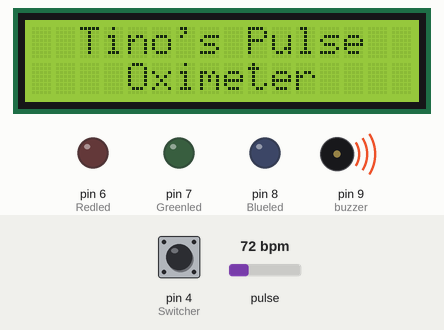
The sketch below on a simulated Arduino Nano, built with avr-gcc and run on an emulated ATmega328P. On the bench: 16×2 character LCD, output pins drawn as LEDs (lit = HIGH), buzzer (waves = sounding). The inputs (shaded band) are chosen by the test bench; at power-on: pin 4 (Switcher) HIGH, pulse 72 bpm. WiFi joins after 1.5 s; servers stay silent unless stated; pins used as bus, display or sensor lines are not drawn; what the sketch prints to the serial monitor is not drawn.

Above: at 9.2 s.
10.4 s: pin 4 (Switcher) pulled LOW for 0.15 s
At 11.07 s:
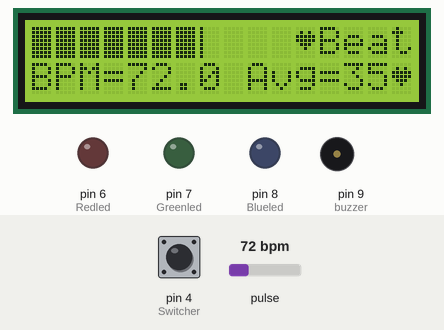
11.1 s: pin 4 (Switcher) pulled LOW for 1 s
At 13.1 s:
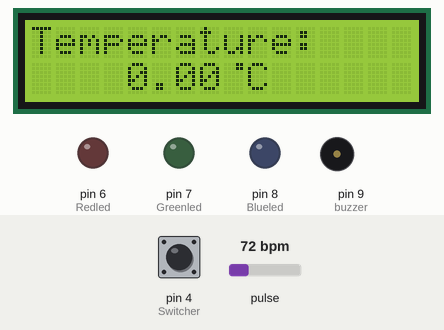
15.1 s: pin 4 (Switcher) pulled LOW for 0.15 s
At 15.7 s:
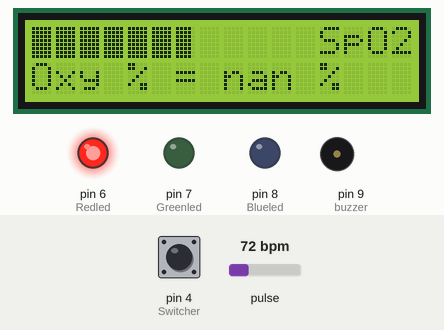
15.8 s: pin 4 (Switcher) pulled LOW for 3.2 s
At 15.99 s:
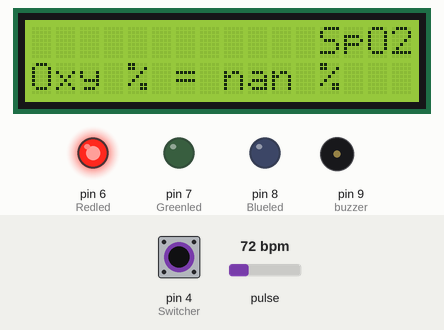
19.6 s: pulse set to 101 bpm
At 20.11 s:
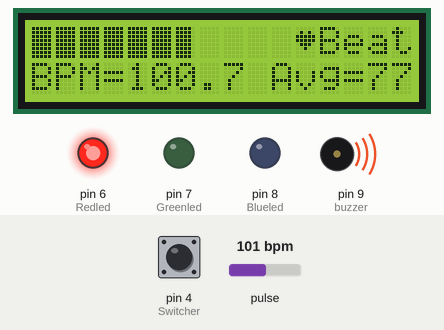
22.1 s: pulse set to 42 bpm
At 24.1 s:
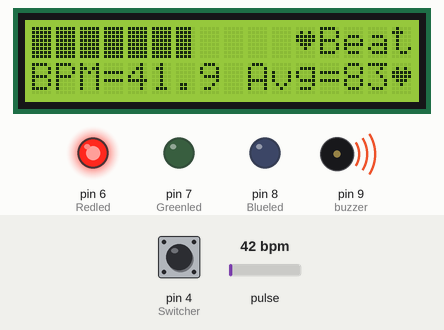
Timing chart, 0 to 25.7 s (numbered marks = the images above; inputs shaded):
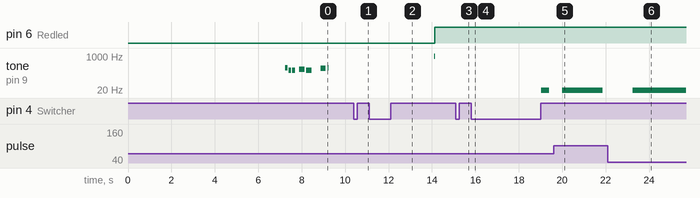

The sketch:

nanyoxiometer-blynklm35.ino
```cpp
#include <EEPROM.h>
#include <LiquidCrystal_I2C.h>
#include <LM35.h>
#include <Wire.h>
#include "MAX30105.h"
#include "DHT.h"
#include "heartRate.h"
#include "pitches.h"
#include <BlynkSimpleSerialBLE.h>

#if defined(ARDUINO) && ARDUINO >= 100
#define printByte(args)  write(args);
#else
#define printByte(args)  print(args,BYTE);
#endif

#define BLYNK_AUTH_TOKEN            "6MfEtDlx9u8BbE08egKwpoEFPsZG54hU"
//#define BLYNK_PRINT Serial
#define REPORTING_PERIOD_MS 1000 // frequency of updates sent to blynk app in ms
#define TIMEOUT 30 //Time out second to sleep
//#define WAKEUP_SLEEP GPIO_NUM_33
#define TIMETOBOOT 3000 // wait for this time(msec) to output SpO2
#define SCALE 88.0 //adjust to display heart beat and SpO2 in the same scale
#define SAMPLING 1 //if you want to see heart beat more precisely , set SAMPLING to 1
#define FINGER_ON 30000 // if red signal is lower than this , it indicates your finger is not on the sensor
#define MINIMUM_SPO2 80.0
#define USEFIFO

#define Switcher 4
#define RESET 2
#define Redled 6
#define Greenled 7
#define Blueled 8
#define buzzer  9

//  ------------------------------------------------------------------------------
//  global Variables  global Variables  global Variables  global Variables  global
//  ------------------------------------------------------------------------------
char auth[] = BLYNK_AUTH_TOKEN;
byte lcdNumCols = 16; // -- number of columns in the LCD
byte lcdLine = 2; // -- number of line in the LCD
int barCols = 8;
int lastButtonState = 1;
long unsigned int lastPress;
int debounceTime = 20;
unsigned long previousMillis = 0;
unsigned long currentMillis;
unsigned long interval = 1000.0;
int view = 1;  int viewResult = 1;
int clicksCounter = 0;   // counter for the number of button presse

//  ------------------------------------------------------------------------------
//  Inits Object  Inits Object  Inits Object  Inits Object  Inits Object  Inits Ob
//  ------------------------------------------------------------------------------
LiquidCrystal_I2C lcd(0x27,lcdNumCols,lcdLine); //0x3f is address for I2C
BlynkTimer timer;
LM35 temp(A6);
MAX30105 particleSensor;
void initSpO2sensor()
{
  while (!particleSensor.begin(Wire, I2C_SPEED_FAST)) //Use default I2C port, 400kHz speed
  {
    char errMsg="MAX30102 was not found. Please check wiring/power. ";
    Serial.println(errMsg);
    lcd.print(errMsg);
    //delay (1000);
  }
  //Setup to sense a nice looking saw tooth on the plotter
  byte ledBrightness = 0x7F; //Options: 0=Off to 255=50mA
  byte sampleAverage = 4; //Options: 1, 2, 4, 8, 16, 32
  byte ledMode = 2; //Options: 1 = Red only, 2 = Red + IR, 3 = Red + IR + Green
  //Options: 1 = IR only, 2 = Red + IR on MH-ET LIVE MAX30102 board
  int sampleRate = 200; //Options: 50, 100, 200, 400, 800, 1000, 1600, 3200
  int pulseWidth = 411; //Options: 69, 118, 215, 411
  int adcRange = 16384; //Options: 2048, 4096, 8192, 16384
  // Set up the wanted parameters
  particleSensor.setup(ledBrightness, sampleAverage, ledMode, sampleRate, pulseWidth, adcRange); //Configure sensor with these settings
  particleSensor.enableDIETEMPRDY();
}
//  ------------------------------------------------------------------------------
//  bitmap  bitmap  bitmap  bitmap  bitmap  bitmap  bitmap  bitmap  bitmap  bitmap
//  ------------------------------------------------------------------------------
int prevValue = 0;
byte lastFullChars = 0;
byte first[8]   = { B10000, B10000, B10000, B10000, B10000, B10000, B10000, 16};
byte second[8]  = { B11000, B11000, B11000, B11000, B11000, B11000, B11000, 24};
byte third[8]   = { B11100, B11100, B11100, B11100, B11100, B11100, B11100, 28};
byte fourth[8]  = { B11110, B11110, B11110, B11110, B11110, B11110, B11110, 30};
byte full[8]    = { B11111, B11111, B11111, B11111, B11111, B11111, B11111, 31};
byte degree[8]  = {0b00011,0b00011,0b00000,0b00000,0b00000,0b00000,0b00000,0b00000};
byte smile[8]    = {B00000,B00000,B01010,B00000,B10001,B01110,B00000,B00000};
byte mod[8]      = {B00000,B00000,B01010,B00000,B11111,B00000,B00000,B00000};
byte sad[8]      = {B00000,B00000,B01010,B00000,B01110,B10001,B00000,B00000};
uint8_t heart[8]= {0x0,0xa,0x1f,0x1f,0xe,0x4,0x0};

//  ------------------------------------------------------------------------------
//  Heart Rate  Heart Rate  Heart Rate  Heart Rate  Heart Rate  Heart Rate  Heart
//  ------------------------------------------------------------------------------
const byte RATE_SIZE = 4; //Increase this for more averaging. 4 is good.
byte rates[RATE_SIZE]; //Array of heart rates
byte rateSpot = 0;
long lastBeat = 0; //Time at which the last beat occurred
float beatsPerMinute;
int beatAvg;
float HB_ROM;
//  ------------------------------------------------------------------------------
//  EspO2  EspO2  EspO2  EspO2  EspO2  EspO2  EspO2  EspO2  EspO2  EspO2  EspO2
//  ------------------------------------------------------------------------------
int i = 0;
int32_t bufferLength = 100; //buffer length of 100 stores 4 seconds of samples running at 25sps,calculate SpO2 by this sampling interval
double avered = 0; double aveir = 0;
double sumirrms = 0;
double sumredrms = 0;
double ESpO2 = 95.0;//initial value of estimated SpO2
float ESpO2_ROM;
double FSpO2 = 0.7; //filter factor for estimated SpO2
double frate = 0.95; //low pass filter for IR/red LED value to eliminate AC component
float ir_forGraph;
float red_forGraph;
//  ------------------------------------------------------------------------------
//  temperature  temperature  temperature  temperature  temperature  temperature
//  ------------------------------------------------------------------------------
float Temperature;
float Temp_ROM;
//  ------------------------------------------------------------------------------
//  Buzzer Tone  Buzzer Tone  Buzzer Tone  Buzzer Tone  Buzzer Tone  Buzzer Tone
//  ------------------------------------------------------------------------------
// notes in the melody:
int melody[] = {
  NOTE_C4, NOTE_G3, NOTE_G3, NOTE_A3, NOTE_G3, 0, NOTE_B3, NOTE_C4
};
// beep sound
#define BOOTSOUND 440 //Hz
#define BLIPSOUND 440*2 //Hz A

// note durations: 4 = quarter note, 8 = eighth note, etc.:
int noteDurations[] = {  4, 8, 8, 4, 4, 4, 4, 4 };
//  ------------------------------------------------------------------------------
//  Blynk Functions  Blynk Functions  Blynk Functions  Blynk Functions  Blynk Func
//  ------------------------------------------------------------------------------
// This function is called every time the Virtual Pin 0 state changes
BLYNK_WRITE(V0)
{
  // Set incoming value from pin V0 to a variable
  int value = param.asInt();

  // Update state
  Blynk.virtualWrite(V1, value);
}

// This function is called every time the device is connected to the Blynk.Cloud
BLYNK_CONNECTED()
{
  // Change Web Link Button message to "Congratulations!"
  Blynk.setProperty(V2, "url", "https://static-image.nyc3.cdn.digitaloceanspaces.com/general/fte/congratulations.png");
  Blynk.syncAll();
}
// This function sends Arduino's uptime every second to Virtual Pin 2.
void myTimerEvent()
{
  // You can send any value at any time.
  // Please don't send more that 10 values per second.
  Blynk.virtualWrite(V3, beatAvg);
  Blynk.virtualWrite(V4, ESpO2);
  Blynk.virtualWrite(V5, Temperature);
}

void setup()
{
  digitalWrite(RESET, HIGH);
  ESpO2 = readEEPROM();
  //Temperature = EEPROM.read(6);
  pinMode(Switcher, INPUT_PULLUP);
  pinMode(Greenled,OUTPUT);
  pinMode(Redled,OUTPUT);
  pinMode(Blueled,OUTPUT);
  pinMode(buzzer, OUTPUT);
  pinMode(RESET, OUTPUT);
  digitalWrite(Greenled,LOW);
  digitalWrite(Redled,LOW);
  Serial.begin(9600);
  int mytimeout = millis() / 1000;
  Blynk.begin(Serial,auth);
  /*while(!(millis() / 1000) > mytimeout + 8){
     Blynk.begin(Serial,auth);
  }*/
  timer.setInterval(1000L, myTimerEvent);
  Serial.println("Waiting for connections...");
  lcd.init();
  lcd.backlight();
  // Initialize sensor
  initSpO2sensor();
  flash_loading();
}


unsigned long timePress = 0;
unsigned long timePressLimit = 0;
int clicks = 0;
void loop()
{
  if (Blynk.connected()) {    // If BLE is connected...
     Blynk.run();
     timer.run();
  }
  int buttonState = digitalRead(Switcher);
  if (buttonState != lastButtonState) {
    lcd.clear();
  }

  if(millis() - lastPress > debounceTime)
  {
    if(buttonState == 1 && lastButtonState ==0)
    {
      lastPress = millis();Serial.println("Button Pressed Once");lastButtonState = 1;
      lcd.clear();
      if (view < 3)       //Page counter never higher than 3 (total of pages)
        view++;                   //Go to next page
      else if ((view < 1) || view >= 3)
        view = 1;
    }
    else if(buttonState == 0 && lastButtonState == 1)//if button pressed and released last change
    {
      lastButtonState = 0;
      clicksCounter++;
      if(clicksCounter >= 2 && millis() - lastPress < interval/2){
        Serial.println("Button Pressed twice");     //Double Press Action
        for (int i = 0 ; i < EEPROM.length() ; i++) {
          EEPROM.write(i, 0);
        }
        digitalWrite(RESET, LOW);
        clicksCounter = 0;
      }
    }
  }

  uint32_t ir, red , green;
  double fred, fir;
  double SpO2 = 0; //raw SpO2 before low pass filtered
  particleSensor.check(); //Check the sensor, read up to 3 samples
  while (particleSensor.available())
  {
    red = particleSensor.getFIFOIR();
    ir = particleSensor.getFIFORed();
    i++;    fred = (double)red;fir = (double)ir;
    avered = avered * frate + (double)red * (1.0 - frate);//average red level by low pass filter
    aveir = aveir * frate + (double)ir * (1.0 - frate); //average IR level by low pass filter
    sumredrms += (fred - avered) * (fred - avered); //square sum of alternate component of red level
    sumirrms += (fir - aveir) * (fir - aveir);//square sum of alternate component of IR level
    heartrate(red);
    if ((i % SAMPLING) == 0) {//slow down graph plotting speed for arduino Serial plotter by thin out
      if ( millis() > TIMETOBOOT) {
        ir_forGraph = (2.0 * fir - aveir) / aveir * SCALE;
        red_forGraph = (2.0 * fred - avered) / avered * SCALE;
        //trancation for Serial plotter's autoscaling
        if ( ir_forGraph > 100.0) ir_forGraph = 100.0;
        if ( ir_forGraph < MINIMUM_SPO2) ir_forGraph = MINIMUM_SPO2;
        if ( red_forGraph > 100.0 ) red_forGraph = 100.0;
        if ( red_forGraph < MINIMUM_SPO2 ) red_forGraph = MINIMUM_SPO2;
        if (ir < FINGER_ON){
          digitalWrite(Blueled, LOW);
          digitalWrite(Redled, LOW);
          digitalWrite(Greenled,LOW);
          ESpO2_ROM = ESpO2;
          writeEEPROM(&ESpO2_ROM);
          HB_ROM = beatAvg;
          writeEEPROM(&HB_ROM);
          //Temp_ROM = Temperature;
          //writeEEPROM(&Temp_ROM);

          if(ESpO2 == 0) {
            lcd.setCursor(0,1);lcd.print("Put your finger!");
            tone(buzzer,BOOTSOUND,8);
          }else {
            noTone(buzzer);
            lastResult(currentMillis);
          }
          break;
        }
        if(ir > FINGER_ON)
        {
          updateView();
          if(ESpO2 < 70){
            digitalWrite(Blueled, HIGH);
            digitalWrite(Redled, LOW);
            digitalWrite(Greenled,LOW);
          }else if(ESpO2 >= 90 && Temperature < 37){
            digitalWrite(Blueled, LOW);
            digitalWrite(Redled,LOW);
            digitalWrite(Greenled,HIGH);
          }else if(((ESpO2 < 90) && (ESpO2 >= 70))|| Temperature >= 37){
            digitalWrite(Blueled, LOW);
            digitalWrite(Greenled,LOW);
            digitalWrite(Redled,HIGH);
          }
        }
      }
    }
    if ((i % bufferLength) == 0) {
      double R = (sqrt(sumredrms) / avered) / (sqrt(sumirrms) / aveir);
      // Serial.println(R);
      SpO2 = -23.3 * (R - 0.4) + 100; //http://ww1.microchip.com/downloads/jp/AppNotes/00001525B_JP.pdf
      ESpO2 = FSpO2 * ESpO2 + (1.0 - FSpO2) * SpO2;//low pass filter
      //  Serial.print(SpO2);Serial.print(",");Serial.println(ESpO2);
      sumredrms = 0.0; sumirrms = 0.0; i = 0;
      break;
    }
    particleSensor.nextSample(); //We're finished with this sample so move to next sample
   //Serial.println(SpO2);
  }
}

void writeEEPROM(float *data)
{
 byte ByteArray[4];
 memcpy(ByteArray, data, 4);
 for(int x = 0; x < 4; x++)
   EEPROM.write(x, ByteArray[x]);
}

float readEEPROM()
{
  float ESpO2 = 85.0;
  byte ByteArray[4];
  for(int x = 0; x < 4; x++)
    ByteArray[x] = EEPROM.read(x);
  memcpy(&ESpO2, ByteArray, 4);
  return ESpO2;
}


void updateView()
{
  unsigned long currentMillis = millis();
  switch (view) {
    case 1:
      tone(buzzer,BLIPSOUND - (100.0 - ESpO2) * 10.0,5); //when SpO2=80% BLIPSOUND drops 200Hz to indicate anormaly
      lcd.setCursor(0,0);
      drawValue( ir_forGraph, 100);// -- draw bar graph from the analog value (ir/16384)
      lcd.setCursor(12,0);
      lcd.print("SpO2");
      lcd.setCursor(0,1);
      lcd.print("Oxy % = ");
      lcd.print(ESpO2);
      lcd.print(" % ");
      break;
    case 2:
      if(beatAvg != 0)
      {
        if (currentMillis - previousMillis >= 60) {
          // save the last time you blinked the LED
          previousMillis = currentMillis;
          tone(buzzer, (float)(rateSpot),(float)(60.0/beatAvg));
        }
      }else{
        noTone(buzzer);
      }
      lcd.setCursor(0,0);
      drawValue( red_forGraph, 100); // to display pulse wave at the same time with SpO2 data
      lcd.setCursor(11,0);
      lcd.write(6);lcd.print("Beat");
      lcd.setCursor(0,1);
      lcd.print("BPM=");
      lcd.print(float(beatsPerMinute),1);
      lcd.print(" Avg=");
      lcd.print(beatAvg);
      lcd.write(6);
      break;
    case 3:
      if (currentMillis - previousMillis >= interval*2) {
        // save the last time you blinked the LED
        previousMillis = currentMillis;
        tone(buzzer, NOTE_B5,8);
        Temperature = temp.cel();
        Temperature += 2;
      }
      lcd.setCursor(0,0);
      lcd.print("Temperature: ");
      lcd.setCursor(4,1);
      lcd.print(Temperature);
      lcd.write(7);
      lcd.print("C");
      break;
  }
}

void lastResult(unsigned long currentMillis)
{
  for(int x = 0;x<6;x++)
  {
    switch(viewResult)
    {
      case 1:
      lcd.setCursor(0,0);
      lcd.print("Last test: ");
      lcd.setCursor(0,1);
      lcd.print("Oxy % = ");
      lcd.print(ESpO2_ROM);
      lcd.print(" % ");
      break;
      case 2:
      lcd.setCursor(0,0);
      lcd.print("Average ");
      lcd.write(6);lcd.print("Beat : ");
      lcd.setCursor(8,1);
      lcd.print(HB_ROM);lcd.print(" ");
      lcd.write(6);
      break;/*
      case 3:
      lcd.setCursor(0,0);
      lcd.print("Last Temperature: ");
      lcd.setCursor(4,1);
      lcd.print(Temp_ROM);
      lcd.write(7);
      lcd.print("C");
      break;*/
    }
    if (currentMillis - previousMillis >= interval) {
      // save the last time you blinked the LED
      previousMillis = currentMillis;
      lcd.clear();                 //lcd clear if page is changed.
      if (viewResult < 3)
      {                            //Page counter never higher than 3 (total of pages)
         viewResult++;                //Go to next page
      }
      else{
         viewResult=1;                //if counter higher than 3 (last page) return to page 1
      }
    }
  }
}

void heartrate(uint32_t irValue)
{
  if (checkForBeat(irValue) == true)
  {
    //We sensed a beat!
    long delta = millis() - lastBeat;
    lastBeat = millis();

    beatsPerMinute = 60 / (delta / 1000.0);

    if (beatsPerMinute < 255 && beatsPerMinute > 20)
    {
      rates[rateSpot++] = (byte)beatsPerMinute; //Store this reading in the array
      rateSpot %= RATE_SIZE; //Wrap variable

      //Take average of readings
      beatAvg = 0;
      for (byte x = 0 ; x < RATE_SIZE ; x++)
        beatAvg += rates[x];
      beatAvg /= RATE_SIZE;
    }
  }
}

void drawChar()
{
    lcd.createChar(1, first);
    lcd.createChar(2, second);lcd.createChar(3, third);
    lcd.createChar(4, fourth);lcd.createChar(5, full);

}

void drawValue(int value, int maxValue)
{
    int range = map(value, 80, maxValue, 0, barCols);
    // -- calculate full (filled) character count
    byte fullChars = (long)value * barCols / maxValue;
    // -- calculate partial character bar count
    byte mod = ((long)value * barCols * 5 / maxValue) % 5;

    // -- if value does not change, do not draw anything
    int normalizedValue = (int)fullChars * 5 + mod;
    if(prevValue != normalizedValue) {
        // -- do not clear the display to eliminate flickers
        lcd.setCursor(0, 0);
        // -- write filled characters
        for(byte i=0; i<fullChars; i++)
            lcd.write(5);

        // -- write the partial character
        if(mod > 0) {
            lcd.write(mod); // -- index the right partial character
            ++fullChars;
        }

        // -- clear characters left over the previous draw
        for(byte i=fullChars;i<lastFullChars;i++) {
            lcd.write(' ');
        }

        // -- save cache
        lastFullChars = fullChars;
        prevValue = normalizedValue;
    }
}

void flash_loading() {
  lcd.createChar(0, mod);lcd.createChar(1, smile);
  lcd.createChar(2, sad);lcd.createChar(6, heart);lcd.createChar(7, degree);
  bool warmUp=false;
  bool loading = false;
  bool plotSync = false;
  bool sound = false;
  loading = 1;
  plotSync = 1;
  sound = 1;
  while(plotSync)
  {
    plotSync = 0;
    //Arduino plotter auto-scales annoyingly. To get around this, pre-populate
    //the plotter with 500 of an average reading from the sensor
    //Take an average of IR readings at power up
    long baseValue = 0;
    const byte avgAmount = 64;
    for (byte x = 0 ; x < avgAmount; x++)
    {
      baseValue += particleSensor.getIR(); //Read the IR value
    }
    baseValue /= avgAmount;
    if(loading)
    {
      loading = 0;
      int no = 0;
      lcd.setCursor(0,0);
      lcd.print(F("WarmUP:"));
      //PRINTING LOADING BAR AND THE PERCENTAGE
      float value=0;
      for (int j=0; j<=15; ++j) {
        lcd.setCursor(j,1);
        for (int i=1; i<=5; ++i) {
          for (int x = 0 ; x <= 500/75; x++)
          {//Pre-populate the plotter so that the Y scale is close to IR values
            Serial.println(baseValue);
          }
          lcd.setCursor(j,1);
          if(j%2 != 0)
            lcd.write(6);
          else lcd.write(j%3);;
          lcd.setCursor(10,0);
          value+=(((float)5)/4);
          lcd.print(value);

          if (value>=99.99) {
            lcd.setCursor(15,0);
          }
          lcd.print("%");
        }
      }
      if(sound)
      {
        // declaring variables
        unsigned long previousMillis = 0;
        const int MelodyLength = 8;
        bool outputTone = false;
        sound = 0;
        int thisNote = 0;
        if(!sound)
        {
          lcd.clear();
          lcd.setCursor(0, 0);
          lcd.print("  Tino's Pulse");
          lcd.setCursor(0, 1);
          lcd.print("    Oximeter");
          drawChar();
          while(thisNote<=MelodyLength)
          {
            unsigned long currentMillis= millis();
            int noteDuration = 1000 / noteDurations[thisNote];
            int pauseBetweenNotes = noteDuration * 0.30;
            if (outputTone) {
              // We are currently outputting a tone
              // Check if it's been long enough and turn off if so
              if (currentMillis - previousMillis >= noteDuration) {
                previousMillis = currentMillis;
                noTone(buzzer);
                outputTone = false;
              }
            } else {
              // We are currently in a pause
              // Check if it's been long enough and turn on if so
              if (currentMillis - previousMillis >= pauseBetweenNotes) {
                previousMillis = currentMillis;
                tone(buzzer, melody[thisNote], noteDuration);//tone(tonePin, Melody[MelodyIndex]);
                outputTone = true;
                //Update to play the next tone, next time
                thisNote++;
                if (thisNote >= MelodyLength) {
                  break;
                }
              }
            }
          }
          lcd.scrollDisplayLeft();
        }
      }
    }
  }
  lcd.noAutoscroll();
  lcd.clear();
}
```

Source omitted: pitches.h (2002 bytes)

Measured:
- after the input at 10.4 s, the display: first differs from a run without the input after 0.11 s (image 1 shows a later state)
- after the input at 11.1 s, pin 6 (Redled): LOW → HIGH after 3.0 s; the display: first changes after 0.10 s (image 2 shows a later state)
- after the input at 15.1 s, the display: changes after 0.21 s (image 3)
- after the input at 15.8 s, tone on pin 9 (buzzer): silent → 3 Hz after 3.2 s, → silent 0.37 s later; the display: first differs from a run without the input after 0.11 s (image 4)
- what the display in image 2 shows lasts 1.9 s, from 12.2 s to 14.1 s
- what the display in image 6 shows lasts 1.0 s, from 23.3 s to 24.3 s
